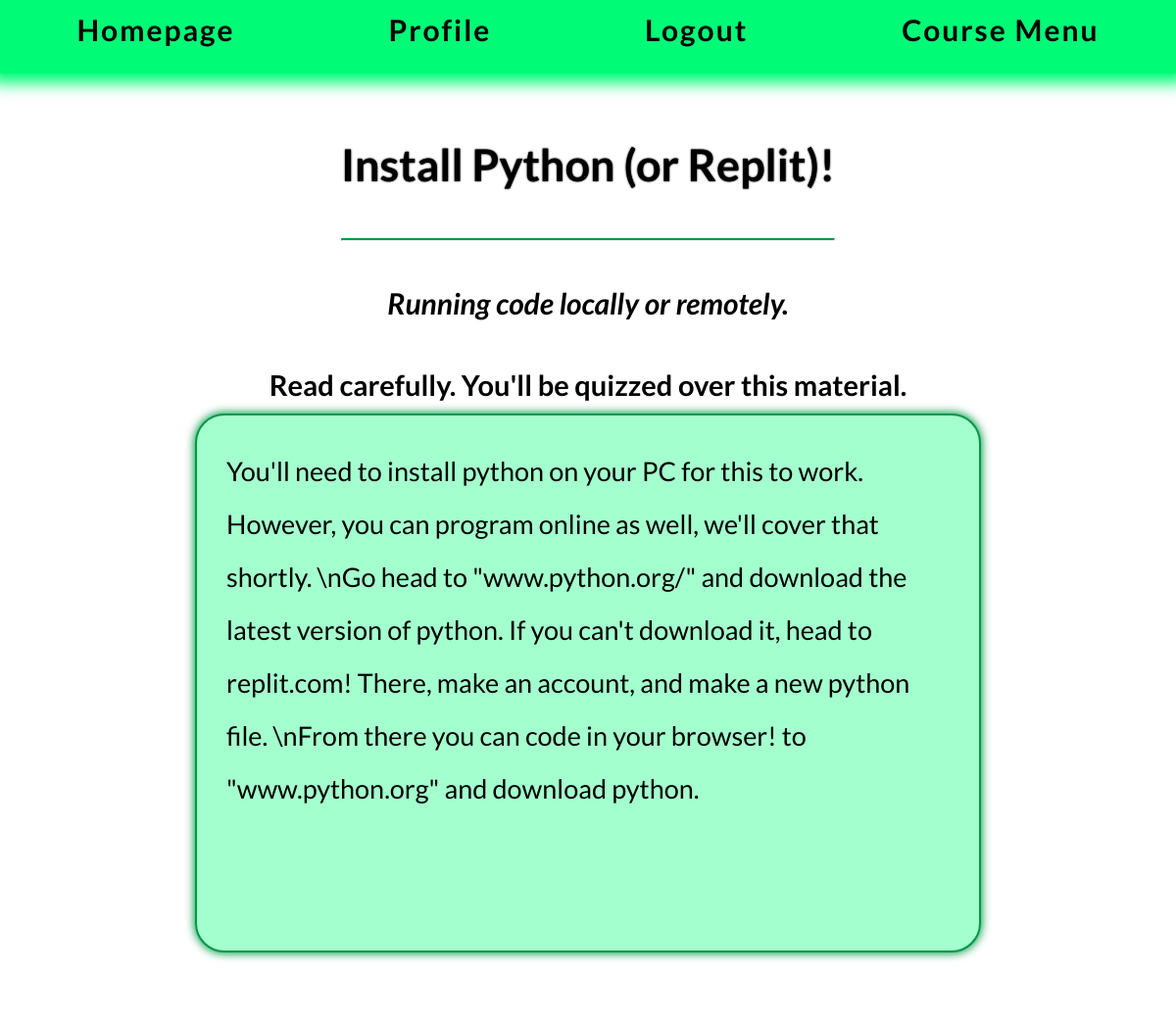
The app's page /course/Chapter/1/ (signed in, upper part), older data.
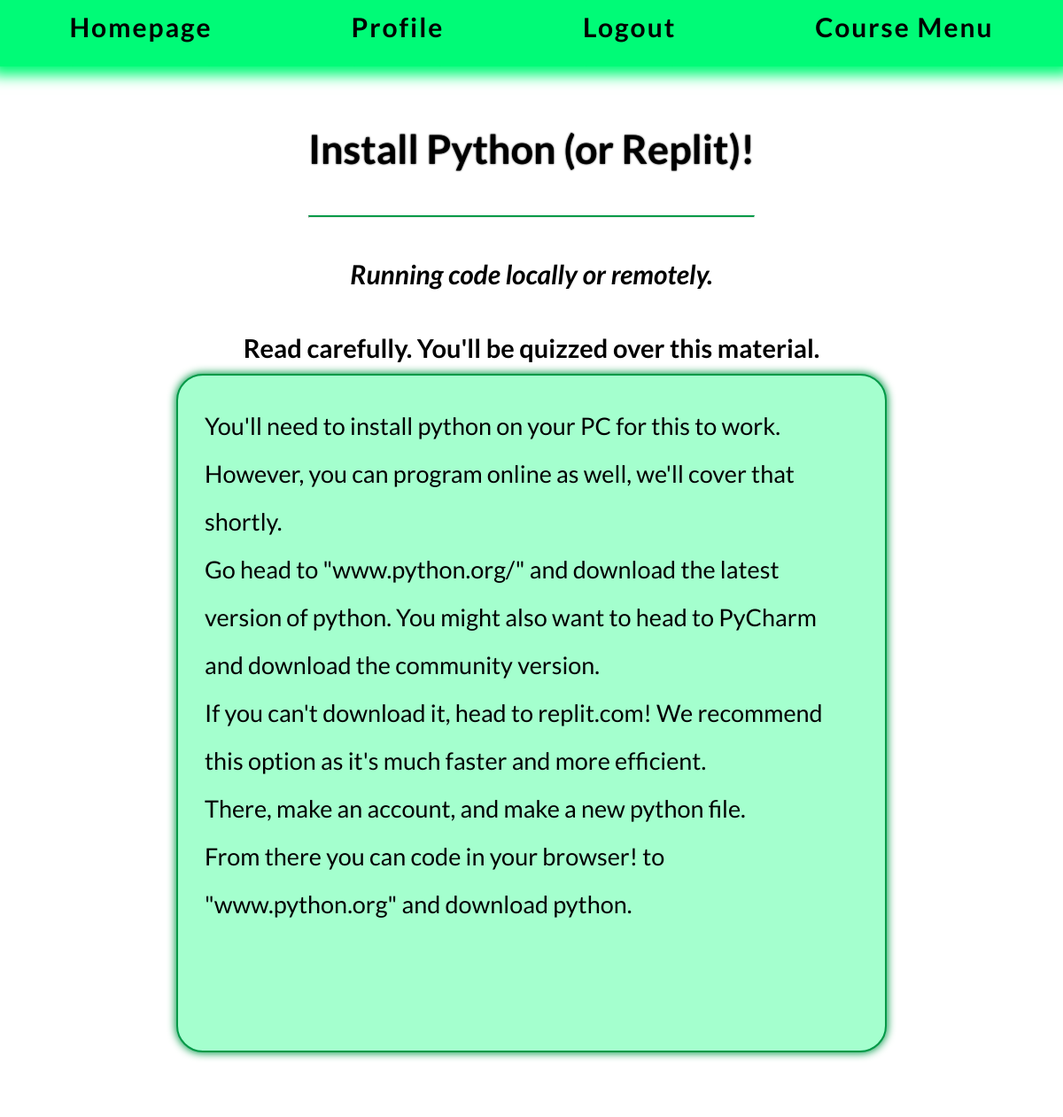
The same page, newer data.
### course/models.py (models this page shows, shortened)
class Chapter(models.Model):
    topic = models.ForeignKey(Topic, on_delete=models.CASCADE,default="") # TODO create a way to interactively edit chapter order. like a trello board list within the admin.
    title = models.CharField(max_length=100,default="Title")
    content = models.TextField(max_length=100000,default="Content")
    chapter_covers = models.CharField(max_length=50,default="Chapter covers:")
    summary = models.CharField(max_length=500,default="Chapter Summary:")
    completed = models.BooleanField(default=False)

### course/views.py (the view)
# urls.py: path('Chapter/<int:chapter_id>/', views.ChapterView, name='Chapter_url'),
@login_required
def ChapterView(request,chapter_id):
    try:
        print("chapter.id" + str(chapter_id))
        CurrentChapter = Chapter.objects.get(pk=chapter_id)
        InstructionImportant = ImportantInstructionContent.objects.filter(chapter=CurrentChapter)
        object = "Chapter"
    except (KeyError, Chapter.DoesNotExist):
        return render(request,'course/ObjectDoesNotExist.html',{'object':'Chapter','error_message':error_message})
    else:
        return render(request, 'course/chapter_base.html',{'Chapter':CurrentChapter,
                                                           'ImportantInstructionContent':InstructionImportant})

### course/templatetags/course_in_category.py (called while the page is built)
@register.filter #LETS GO FIRST TRY I'M SO GOOD AT PYTHON LETS GOOOOO
def user_tag(content,user):
    return content.replace('{{ user.username }}',user.username)

### course/templates/course/chapter_base.html (shortened to what this page needs)
{% extends 'course/topbar.html' %}
{% load static %}
{% load course_in_category %}
{% block content %}
    <body>
    <div class="flex_container" id="flex_course_title">
        <div class = "course_title">
             <h1>{{ Chapter.title }}</h1><hr>
        </div>
        <div class= "chapter_covers">
            <h2><i>{{ Chapter.chapter_covers }}</i></h2>
        </div>
         <h3>Read carefully. You'll be quizzed over this material.</h3>
    </div>
    <div class="flex_container" id="flex_course_content">
        <div class= "main_content">
{{ Chapter.content|user_tag:user }}
        </div>
    </div>
    </body>
{% endblock %}

Row changes from the older to the newer data that the page shows:
changed Chapter "Install Python (or Replit)!": content|user_tag "…we'll cover that shortly. \\nGo head to \"www.python.org/\" and download the latest version of python. If you can't download it, head to replit.com! There, make an account, and make a new python file. \\nFrom there you can code…" → "…we'll cover that shortly. Go head to \"www.python.org/\" and download the latest version of python. You might also want to head to PyCharm and download the community version. If you can't download it, head to replit.com! We recommend this option as it's much faster and more efficient. There, make an account, and make a new python file. From there you can code…"
